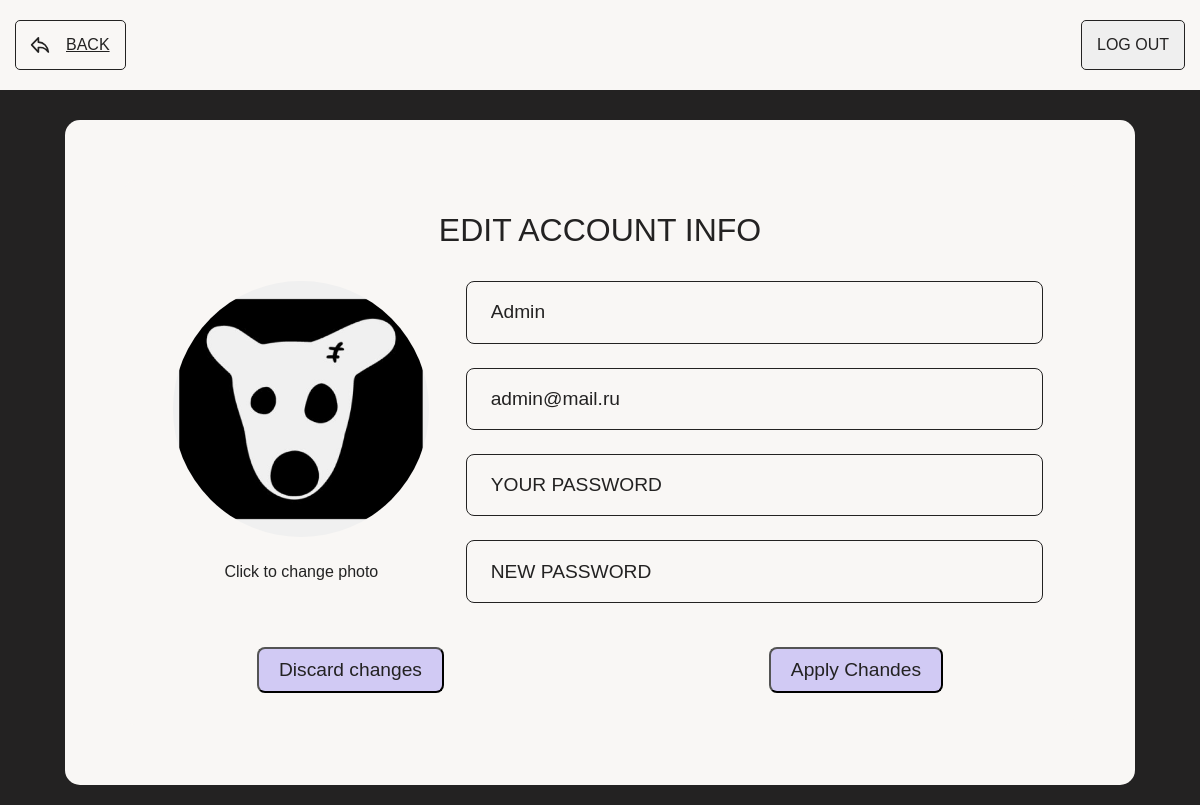
The page /account/edit (signed in) on the database its author committed.
### project1/models.py (models this page shows, shortened)
class BaseUser(UserMixin):
    def get_role(self):
        return self.__class__.__name__.lower()

class Admin(BaseUser, db.Model):
    __tablename__ = 'Admin'
    id = db.Column(db.Integer, primary_key=True)
    username = db.Column(db.String(20), unique=True, nullable=False)
    email = db.Column(db.String(120), unique=True, nullable=False)
    password_hash = db.Column(db.String(100), nullable=False)
    image_file = db.Column(db.String(20), nullable=False, default='default.jpg')

### project1/routes/common.py (the view, shortened to what this page needs)
@common_bp.route('/account/edit', methods = ["GET", "POST"])
@login_required
def edit_account_info():
    form = UpdateAccountForm()
    if request.method == "GET":
        form.email.data = current_user.email
        form.username.data = current_user.username
    return render_template('edit_account.html', title="Изменение данных аккаунта", form = form)

### project1/forms.py (shortened to what this page needs)
class UpdateAccountForm(FlaskForm):
    username = StringField("Username", validators=[
                           DataRequired(), Length(min=2, max=20)],
                          render_kw={"placeholder": "USERNAME", "class": "account-input"})
    email = StringField("Email", validators=[DataRequired(), Email()],
                         render_kw={"placeholder": "EMAIL ADDRESS", "class": "account-input"})
    password = StringField("PASSWORD", validators=[],
                           render_kw={"placeholder": "YOUR PASSWORD", "class": "account-input",
                                      "type" : "password"})
    confirm_password = StringField("CONFIRM PASsWORD", validators=[],
                                  render_kw={"placeholder": "NEW PASSWORD", "class": "account-input",
                                             "type" : "password"})
    submit = SubmitField("Apply Chandes",
                         render_kw={'class': 'account-button'})

### project1/models.py (called while the page is built)
@login_manager.user_loader
def load_user(user_id):
    user_type, _, user_id = user_id.partition(":")
    if user_type == "user":
        return User.query.get(int(user_id))
    elif user_type == "admin":
        return Admin.query.get(int(user_id))
    return None

### project1/templates/edit_account.html (shortened to what this page needs)
    {% block styles%}
    <link rel="stylesheet" href="./../static/edit_account.css">
    {% endblock styles%}
{% extends "layout.html"%}
{% block links %}
<div class="shapka-field">
            <div class="back-logo">
                <img src="./../static/images/back.svg" alt="Back">
            </div>
            <a href = "{{url_for('common.account')}}" <button type="button" class="auth-button">BACK</button></a>
        </div>
      <a href = "{{url_for('common.logout')}}"><button type="button" class="auth-button s1">LOG OUT</button></a>
{% endblock links%}
{%block content%}
<form method="POST" enctype="multipart/form-data">
    <div class="content-container">
        <div class="account-container">
            <div class="account-info">EDIT ACCOUNT INFO</div>
            <div class="account-content">
               <div class="profile-section">
                <div class="profile-photo">
                    <label for="profile-photo-input" class="avatar-upload-label">
                        <img id="avatar-preview" src="{{url_for('static', filename='profile_pics/' + current_user.image_file)}}" alt="Profile Photo">
                        <span class="upload-text">Click to change photo</span>
                    </label>
                 </div>
                </div>
                <div class="info-section">
                    {{form.username}}
                    {{form.email}}
                    {{form.password}}
                    {{form.confirm_password}}
                </div>
                </div>
                <div class="edit-info">
                    <a href = '{{url_for("common.edit_account_info")}}'><button type="button" class="account-button">Discard changes</button></a>
                    {{form.submit}}
                </div>
            </div>
        </div>
</div>
{% endblock content%}

### project1/static/edit_account.css (style rules this page uses)
:root { --primary-color: #232222; --text-color: #f9f7f5; --border-color: #232222; --button-bg: #f9f7f5; --button-text: #232222; --shapka-bg: #f9f7f5; --account-bg: #f9f7f5; }
* { box-sizing: border-box; margin: 0; padding: 0; }
body { font-family: 'Montserrat', sans-serif; background-color: var(--primary-color); color: var(--text-color); min-height: 100vh; display: flex; justify-content: center; align-items: center; }
.shapka-field { display: flex; align-items: center; }
.back-logo { position: absolute; left: 30px; top: 50%; margin: auto; transform: translateY(-50%); z-index: 1; }
.back-logo img { width: 20px; height: 20px; }
.auth-button { padding: 15px 15px 15px 50px; color: var(--button-text); border: 1px solid var(--border-color); border-radius: 5px; font-size: 1rem; font-weight: 500; cursor: pointer; transition: all 0.3s ease; text-align: left; position: relative; }
.content-container { background-color: var(--account-bg); border-radius: 15px; padding: 60px; margin-top: 100px; color: var(--button-text); width: 100%; min-height: 600px; }
.account-container { background-color: var(--account-bg); border-radius: 10px; padding: 2rem; color: #232222; flex: 2; min-width: 950px; }
.account-info { font-size: 2rem; font-weight: 500; margin-bottom: 2rem; text-align: center; }
.account-content { display: flex; gap: 20px; }
.profile-section { flex: 1; display: flex; flex-direction: column; align-items: center; }
.profile-photo { display: flex; flex-direction: column; align-items: center; margin-bottom: 2rem; }
.profile-photo img { width: 256px; height: 256px; border-radius: 50%; object-fit: cover; margin-bottom: 1rem; }
.info-section { flex: 2; display: flex; flex-direction: column; }
.edit-info { margin-top: auto; display: flex; justify-content: space-between; width: 100%; padding-top: 20px; padding-left: 100px; padding-right: 100px; }
.s1 { padding-left: 15px; margin-left: 0; }
.account-button { padding: 10px 20px; color: #232222; background-color: rgb(73, 84, 96, 0.5); border-radius: 8px; font-size: 1.2rem; font-weight: 500; cursor: pointer; transition: all 0.3s ease; min-width: 150px; text-align: center; margin: 0; }
.account-button:last-child { background-color: rgb(169, 158, 244, 0.5); margin-left: 0; }
.account-input { width: 100%; padding: 1.2rem 1.5rem; border: 1px solid var(--border-color); border-radius: 8px; font-size: 1.2rem; margin-bottom: 1.5rem; background-color: var(--account-bg); color: var(--button-text); }
.account-input::placeholder { color: var(--button-text); opacity: 1; }
.profile-photo { position: relative; cursor: pointer; }
.avatar-upload-label { display: flex; flex-direction: column; align-items: center; cursor: pointer; }
.upload-text { margin-top: 10px; color: #232323; font-size: 1rem; transition: color 0.3s ease; }
#avatar-preview { width: 256px; height: 256px; border-radius: 50%; object-fit: cover; transition: all 0.3s ease; }

### project1/static/user.css (style rules this page uses)
:root { --primary-color: #232222; --text-color: #f9f7f5; --border-color: #232222; --button-bg: #f9f7f5; --button-text: #232222; --shapka-bg: #f9f7f5; }
* { box-sizing: border-box; margin: 0; padding: 0; }
body { font-family: 'Montserrat', sans-serif; background-color: var(--primary-color); color: var(--text-color); min-height: 100vh; display: flex; justify-content: center; align-items: center; }
.shapka-field { display: flex; align-items: center; }
.auth-button { padding: 15px 15px 15px 50px; color: var(--button-text); border: 1px solid var(--border-color); border-radius: 5px; font-size: 1rem; font-weight: 500; cursor: pointer; transition: all 0.3s ease; text-align: left; position: relative; }
.s1 { padding-left: 15px; margin-left: 0; }

### rows shown on the page
Admin: image_file (placeholder picture), username "Admin", email "admin@mail.ru"
